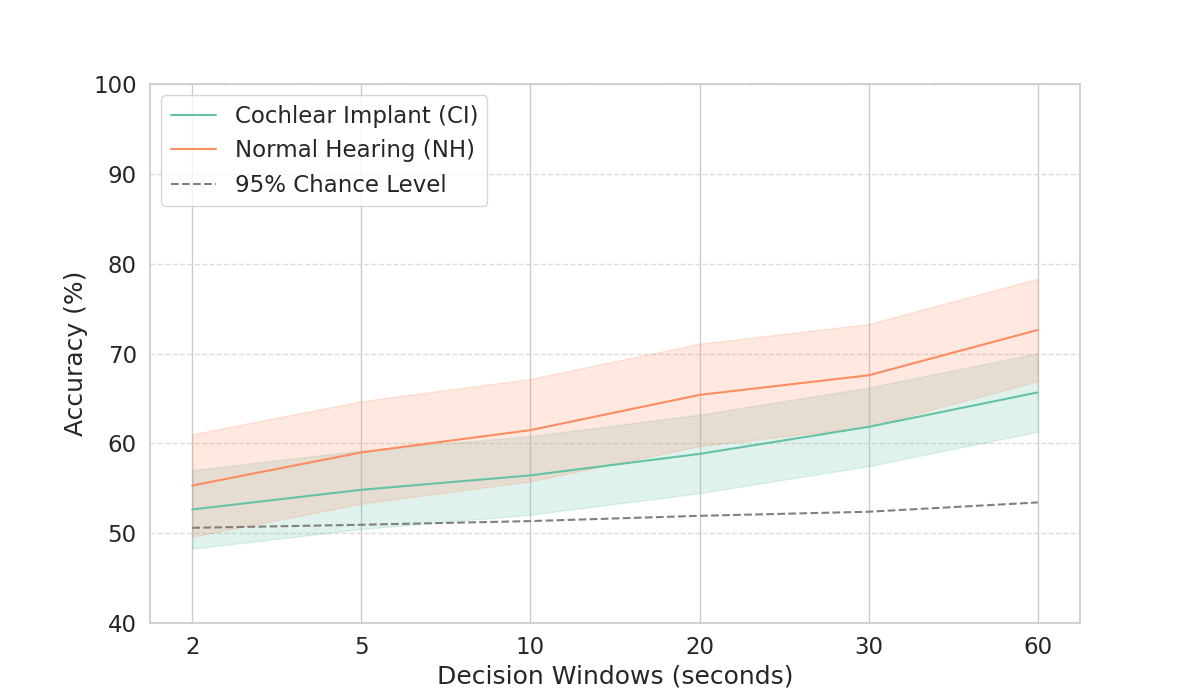

Reproduce this figure in Python.
import json
import pandas as pd
import seaborn as sns
import matplotlib.pyplot as plt
import os
import git
import numpy as np
import scipy.stats
import scipy.optimize

# Get the base directory using the git repository
base_dir = git.Repo('.', search_parent_directories=True).working_tree_dir

# Define a list of tuples containing file paths for both CI (Cochlear Implant) and NH (Normal Hearing) data
files = [ 
    ("CI_Subject_independent_model", "CI_final_score2s.json"),
    ("NH_Subject_independent_model", "NH_final_score2s.json"),
    ("CI_Subject_independent_model", "CI_final_score5s.json"),
    ("NH_Subject_independent_model", "NH_final_score5s.json"),
    ("CI_Subject_independent_model", "CI_final_score10s.json"),
    ("NH_Subject_independent_model", "NH_final_score10s.json"),
    ("CI_Subject_independent_model", "CI_final_score20s.json"),
    ("NH_Subject_independent_model", "NH_final_score20s.json"),
    ("CI_Subject_independent_model", "CI_final_score30s.json"),
    ("NH_Subject_independent_model", "NH_final_score30s.json"),
    ("CI_Subject_independent_model", "CI_final_score60s.json"),
    ("NH_Subject_independent_model", "NH_final_score60s.json")
]

# Function to load accuracy data from JSON files
def load_accuracies(file_path):
    with open(file_path, "r") as f:
        data = json.load(f)
    # Extract and return the subject-specific accuracies from the data
    return [acc for subject in data["subjects"] for acc in subject["subject_specific_accuracy"]]

# Load all accuracies from the JSON files into a list
accuracies = [load_accuracies(os.path.join(base_dir, "results", *f)) for f in files]

# Define decision windows for plotting and analysis
decision_windows = ["2", "5", "10", "20", "30", "60"]

# Function to calculate the 95% chance level accuracy based on a binomial distribution
def ci_95_acc(n_window):
    p = 1.0
    k = int(np.ceil(n_window / 2))  # Success threshold for binomial test
    while p > 0.05:  # Continue until the p-value is less than 0.05
        res = scipy.stats.binomtest(k, n_window, p=0.5, alternative='greater')
        p = res.pvalue
        k += 1
    return k / n_window  # Return the calculated 95% chance level

# Function for square root fitting
def parametrized_sqrt(x, a, b, c, d):
    return a * np.sqrt(b * x - c) + d  # A square root curve model

# Extract final accuracy from the JSON files for CI and NH groups
def extract_final_accuracy(file_path):
    with open(file_path, 'r') as f:
        data = json.load(f)
    return data.get("final_accuracy", None)  # Return the final accuracy value

# Define the number of trials and subjects, calculate decision window accuracies
n_trial = 12  # Number of trials per decision window
n_subjects = 28  # Number of subjects in the experiment
decision_windows = np.array([2, 5, 10, 20, 30, 60])  # Time windows in seconds
n_windows = np.floor(120 / decision_windows) * n_trial * n_subjects  # Number of windows per trial
n_windows = n_windows.astype(int)
ci_95 = np.array([ci_95_acc(n) for n in n_windows])  # Calculate the 95% chance level for each window

# Fit a square root curve to the calculated 95% CI data
params_ci, pcov_ci = scipy.optimize.curve_fit(parametrized_sqrt, decision_windows, ci_95, p0=[1, 1, 0.1, 0.5], method='trf')
sqrt_fit_ci = parametrized_sqrt(decision_windows, *params_ci)  # Compute the fitted curve

# Extract mean accuracies and standard deviations for both CI and NH groups
ci_accuracies = []
nh_accuracies = []

# Loop through files to extract accuracy data for CI and NH groups
for i in range(0, len(files), 2):
    ci_path = os.path.join(base_dir, "results", *files[i])
    if os.path.exists(ci_path):
        ci_acc = extract_final_accuracy(ci_path)
        if ci_acc is not None:
            ci_accuracies.append(ci_acc * 100)  # Convert to percentage
    
    nh_path = os.path.join(base_dir, "results", *files[i + 1])
    if os.path.exists(nh_path):
        nh_acc = extract_final_accuracy(nh_path)
        if nh_acc is not None:
            nh_accuracies.append(nh_acc * 100)  # Convert to percentage

# Calculate mean and standard deviation for both CI and NH groups
ci_mean = np.mean(ci_accuracies)
ci_std = np.std(ci_accuracies)
nh_mean = np.mean(nh_accuracies)
nh_std = np.std(nh_accuracies)

# Define color palette for plotting
palette = sns.color_palette("Set2")
ci_color = palette[0]
nh_color = palette[1]

# Print out CI and NH accuracies for verification
print(nh_accuracies, ci_accuracies)

# Set up Seaborn plot styling and initialize the plot
sns.set(style="whitegrid", font_scale=1.5)
x = np.arange(len(decision_windows))  # x-axis positions for the plot

plt.figure(figsize=(12, 7))  # Set figure size
# Plot the CI and NH accuracies with filled regions for standard deviations
plt.plot(x, ci_accuracies, label='Cochlear Implant (CI)', color=ci_color)
plt.fill_between(x, np.array(ci_accuracies) - ci_std, np.array(ci_accuracies) + ci_std, color=ci_color, alpha=0.2)
plt.plot(x, nh_accuracies, label='Normal Hearing (NH)', color=nh_color)
plt.fill_between(x, np.array(nh_accuracies) - nh_std, np.array(nh_accuracies) + nh_std, color=nh_color, alpha=0.2)

# Plot the fitted 95% chance level curve
plt.plot(x, sqrt_fit_ci * 100, color="gray", label="95% Chance Level", linestyle="--")
plt.xticks(x, decision_windows)  # Set x-axis tick labels
plt.xlabel("Decision Windows (seconds)")  # x-axis label
plt.ylabel("Accuracy (%)")  # y-axis label
plt.legend(loc="upper left")  # Legend for the plot
plt.ylim(40, 100)  # Set the y-axis limits
plt.grid(axis="y", linestyle="--", alpha=0.7)  # Add grid lines for y-axis

# Save the plot to the output directory and display it
output_dir = os.path.join(base_dir, "Plots", "Subject_independent_comparison")
os.makedirs(output_dir, exist_ok=True)  # Create the output directory if it doesn't exist
plt.savefig(os.path.join(output_dir, "line_plot.png"))  # Save the plot as a PNG file
plt.show()  # Display the plot
